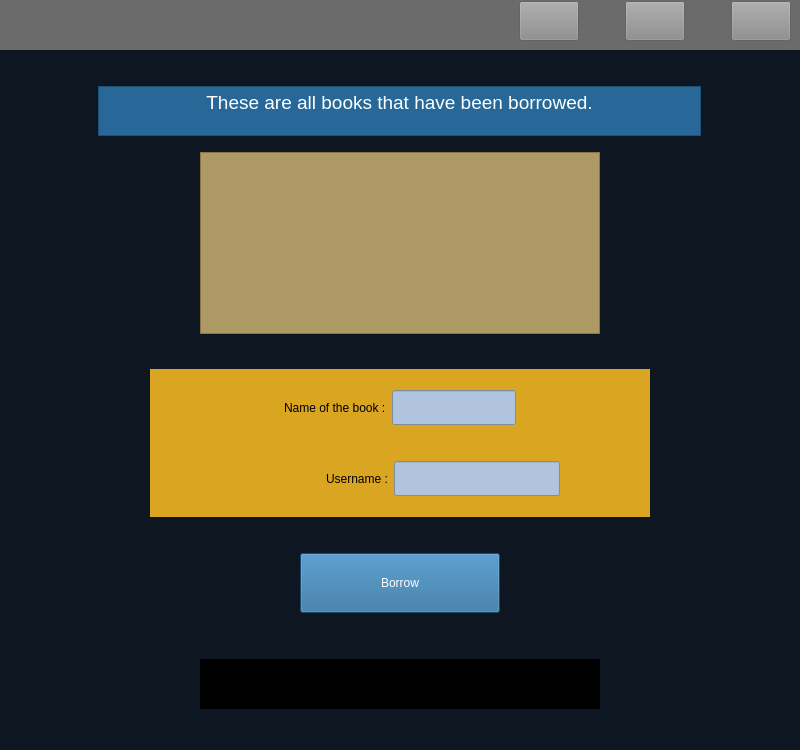
<?xml version="1.0" encoding="UTF-8"?>
<ui version="4.0">
 <class>borrow</class>
 <widget class="QWidget" name="borrow">
  <property name="geometry">
   <rect>
    <x>0</x>
    <y>0</y>
    <width>800</width>
    <height>750</height>
   </rect>
  </property>
  <property name="windowTitle">
   <string>Form</string>
  </property>
  <property name="styleSheet">
   <string notr="true">#borrow
{
background-color : rgb(14, 22, 33)
}

#top
{
background-color : rgb(107, 107, 107)
}

#back::hover
{
	background-color: rgb(206, 206, 206);
}

#back
{
background-color : rgb(140, 140, 140) ;
border-color: rgb(0, 0, 0);
}
#close
{
background-color : rgb(140, 140, 140) ;
}

#close::hover
{
background-color : red 
}

#reload::hover
{
	background-color: rgb(206, 206, 206);
}

#reload
{
background-color : rgb(140, 140, 140) ;
border-color: rgb(0, 0, 0);
}

#specification
{
	background-color: rgb(218, 165, 32);
}
#bookname
{
	color: rgb(79, 59, 33);
background-color : rgb(176, 196, 222)
}

#username
{
background-color : rgb(176, 196, 222) ;
color: rgb(79, 59, 33);
}

#textBrowser_2
{
	color: rgb(255, 255, 255);
	background-color: rgb(39, 104, 153);
}

#borrow_2
{
    color: rgb(255, 255, 255);
	background-color: rgb(39, 104, 153);
}

#textBrowser_3
{
	background-color: rgb(0, 0, 0);
	color: rgb(178, 34, 34);
	font: 10pt &quot;MS Shell Dlg 2&quot;;
}

#textBrowser
{
    font: 10pt &quot;MS Shell Dlg 2&quot;;
	background-color: rgb(174, 154, 100);
	color: rgb(29, 29, 27);
}
</string>
  </property>
  <layout class="QVBoxLayout" name="verticalLayout">
   <property name="leftMargin">
    <number>0</number>
   </property>
   <property name="topMargin">
    <number>0</number>
   </property>
   <property name="rightMargin">
    <number>0</number>
   </property>
   <item>
    <layout class="QVBoxLayout" name="verticalLayout_2">
     <property name="bottomMargin">
      <number>0</number>
     </property>
     <item>
      <widget class="QWidget" name="top" native="true">
       <layout class="QHBoxLayout" name="horizontalLayout">
        <property name="topMargin">
         <number>1</number>
        </property>
        <item>
         <spacer name="horizontalSpacer">
          <property name="orientation">
           <enum>Qt::Horizontal</enum>
          </property>
          <property name="sizeHint" stdset="0">
           <size>
            <width>40</width>
            <height>20</height>
           </size>
          </property>
         </spacer>
        </item>
        <item>
         <widget class="QPushButton" name="back">
          <property name="minimumSize">
           <size>
            <width>60</width>
            <height>40</height>
           </size>
          </property>
          <property name="text">
           <string/>
          </property>
          <property name="icon">
           <iconset resource="resource.qrc">
            <normaloff>:/icons/back.png</normaloff>:/icons/back.png</iconset>
          </property>
          <property name="iconSize">
           <size>
            <width>23</width>
            <height>23</height>
           </size>
          </property>
         </widget>
        </item>
        <item>
         <spacer name="horizontalSpacer_15">
          <property name="orientation">
           <enum>Qt::Horizontal</enum>
          </property>
          <property name="sizeType">
           <enum>QSizePolicy::Fixed</enum>
          </property>
          <property name="sizeHint" stdset="0">
           <size>
            <width>40</width>
            <height>20</height>
           </size>
          </property>
         </spacer>
        </item>
        <item>
         <widget class="QPushButton" name="reload">
          <property name="minimumSize">
           <size>
            <width>60</width>
            <height>40</height>
           </size>
          </property>
          <property name="text">
           <string/>
          </property>
          <property name="icon">
           <iconset resource="resource.qrc">
            <normaloff>:/icons/reload.png</normaloff>:/icons/reload.png</iconset>
          </property>
          <property name="iconSize">
           <size>
            <width>23</width>
            <height>23</height>
           </size>
          </property>
         </widget>
        </item>
        <item>
         <spacer name="horizontalSpacer_2">
          <property name="orientation">
           <enum>Qt::Horizontal</enum>
          </property>
          <property name="sizeType">
           <enum>QSizePolicy::Fixed</enum>
          </property>
          <property name="sizeHint" stdset="0">
           <size>
            <width>40</width>
            <height>20</height>
           </size>
          </property>
         </spacer>
        </item>
        <item>
         <widget class="QPushButton" name="close">
          <property name="sizePolicy">
           <sizepolicy hsizetype="Fixed" vsizetype="Fixed">
            <horstretch>60</horstretch>
            <verstretch>0</verstretch>
           </sizepolicy>
          </property>
          <property name="minimumSize">
           <size>
            <width>60</width>
            <height>40</height>
           </size>
          </property>
          <property name="text">
           <string/>
          </property>
          <property name="icon">
           <iconset resource="resource.qrc">
            <normaloff>:/icons/close.png</normaloff>:/icons/close.png</iconset>
          </property>
          <property name="iconSize">
           <size>
            <width>23</width>
            <height>23</height>
           </size>
          </property>
         </widget>
        </item>
       </layout>
      </widget>
     </item>
     <item>
      <spacer name="verticalSpacer_2">
       <property name="orientation">
        <enum>Qt::Vertical</enum>
       </property>
       <property name="sizeType">
        <enum>QSizePolicy::Expanding</enum>
       </property>
       <property name="sizeHint" stdset="0">
        <size>
         <width>20</width>
         <height>40</height>
        </size>
       </property>
      </spacer>
     </item>
     <item>
      <layout class="QHBoxLayout" name="horizontalLayout_3">
       <property name="topMargin">
        <number>0</number>
       </property>
       <item>
        <spacer name="horizontalSpacer_5">
         <property name="orientation">
          <enum>Qt::Horizontal</enum>
         </property>
         <property name="sizeType">
          <enum>QSizePolicy::Fixed</enum>
         </property>
         <property name="sizeHint" stdset="0">
          <size>
           <width>60</width>
           <height>20</height>
          </size>
         </property>
        </spacer>
       </item>
       <item>
        <widget class="QTextBrowser" name="textBrowser_2">
         <property name="sizePolicy">
          <sizepolicy hsizetype="Fixed" vsizetype="Fixed">
           <horstretch>0</horstretch>
           <verstretch>50</verstretch>
          </sizepolicy>
         </property>
         <property name="minimumSize">
          <size>
           <width>0</width>
           <height>50</height>
          </size>
         </property>
         <property name="maximumSize">
          <size>
           <width>603</width>
           <height>60</height>
          </size>
         </property>
         <property name="html">
          <string>&lt;!DOCTYPE HTML PUBLIC &quot;-//W3C//DTD HTML 4.0//EN&quot; &quot;http://www.w3.org/TR/REC-html40/strict.dtd&quot;&gt;
&lt;html&gt;&lt;head&gt;&lt;meta name=&quot;qrichtext&quot; content=&quot;1&quot; /&gt;&lt;style type=&quot;text/css&quot;&gt;
p, li { white-space: pre-wrap; }
&lt;/style&gt;&lt;/head&gt;&lt;body style=&quot; font-family:'MS Shell Dlg 2'; font-size:8.05594pt; font-weight:400; font-style:normal;&quot;&gt;
&lt;p align=&quot;center&quot; style=&quot; margin-top:0px; margin-bottom:0px; margin-left:0px; margin-right:0px; -qt-block-indent:0; text-indent:0px;&quot;&gt;&lt;span style=&quot; font-size:14pt;&quot;&gt;These are all books that have been borrowed.&lt;/span&gt;&lt;/p&gt;&lt;/body&gt;&lt;/html&gt;</string>
         </property>
        </widget>
       </item>
       <item>
        <spacer name="horizontalSpacer_6">
         <property name="orientation">
          <enum>Qt::Horizontal</enum>
         </property>
         <property name="sizeType">
          <enum>QSizePolicy::Fixed</enum>
         </property>
         <property name="sizeHint" stdset="0">
          <size>
           <width>60</width>
           <height>20</height>
          </size>
         </property>
        </spacer>
       </item>
      </layout>
     </item>
     <item>
      <spacer name="verticalSpacer_3">
       <property name="orientation">
        <enum>Qt::Vertical</enum>
       </property>
       <property name="sizeType">
        <enum>QSizePolicy::Fixed</enum>
       </property>
       <property name="sizeHint" stdset="0">
        <size>
         <width>20</width>
         <height>10</height>
        </size>
       </property>
      </spacer>
     </item>
     <item>
      <layout class="QHBoxLayout" name="horizontalLayout_2">
       <property name="topMargin">
        <number>0</number>
       </property>
       <item>
        <spacer name="horizontalSpacer_3">
         <property name="orientation">
          <enum>Qt::Horizontal</enum>
         </property>
         <property name="sizeType">
          <enum>QSizePolicy::Fixed</enum>
         </property>
         <property name="sizeHint" stdset="0">
          <size>
           <width>200</width>
           <height>20</height>
          </size>
         </property>
        </spacer>
       </item>
       <item>
        <widget class="QTextBrowser" name="textBrowser">
         <property name="maximumSize">
          <size>
           <width>16777215</width>
           <height>500</height>
          </size>
         </property>
         <property name="html">
          <string>&lt;!DOCTYPE HTML PUBLIC &quot;-//W3C//DTD HTML 4.0//EN&quot; &quot;http://www.w3.org/TR/REC-html40/strict.dtd&quot;&gt;
&lt;html&gt;&lt;head&gt;&lt;meta name=&quot;qrichtext&quot; content=&quot;1&quot; /&gt;&lt;style type=&quot;text/css&quot;&gt;
p, li { white-space: pre-wrap; }
&lt;/style&gt;&lt;/head&gt;&lt;body style=&quot; font-family:'MS Shell Dlg 2'; font-size:10pt; font-weight:400; font-style:normal;&quot;&gt;
&lt;p align=&quot;center&quot; style=&quot;-qt-paragraph-type:empty; margin-top:0px; margin-bottom:0px; margin-left:0px; margin-right:0px; -qt-block-indent:0; text-indent:0px; font-size:8.05594pt;&quot;&gt;&lt;br /&gt;&lt;/p&gt;&lt;/body&gt;&lt;/html&gt;</string>
         </property>
        </widget>
       </item>
       <item>
        <spacer name="horizontalSpacer_4">
         <property name="orientation">
          <enum>Qt::Horizontal</enum>
         </property>
         <property name="sizeType">
          <enum>QSizePolicy::Fixed</enum>
         </property>
         <property name="sizeHint" stdset="0">
          <size>
           <width>200</width>
           <height>20</height>
          </size>
         </property>
        </spacer>
       </item>
      </layout>
     </item>
     <item>
      <spacer name="verticalSpacer_4">
       <property name="orientation">
        <enum>Qt::Vertical</enum>
       </property>
       <property name="sizeType">
        <enum>QSizePolicy::Expanding</enum>
       </property>
       <property name="sizeHint" stdset="0">
        <size>
         <width>20</width>
         <height>40</height>
        </size>
       </property>
      </spacer>
     </item>
     <item>
      <layout class="QHBoxLayout" name="horizontalLayout_8">
       <property name="leftMargin">
        <number>0</number>
       </property>
       <property name="topMargin">
        <number>0</number>
       </property>
       <property name="rightMargin">
        <number>0</number>
       </property>
       <item>
        <spacer name="horizontalSpacer_18">
         <property name="orientation">
          <enum>Qt::Horizontal</enum>
         </property>
         <property name="sizeType">
          <enum>QSizePolicy::Fixed</enum>
         </property>
         <property name="sizeHint" stdset="0">
          <size>
           <width>150</width>
           <height>20</height>
          </size>
         </property>
        </spacer>
       </item>
       <item>
        <widget class="QWidget" name="specification" native="true">
         <layout class="QVBoxLayout" name="verticalLayout_4">
          <property name="topMargin">
           <number>1</number>
          </property>
          <property name="bottomMargin">
           <number>1</number>
          </property>
          <item>
           <spacer name="verticalSpacer">
            <property name="orientation">
             <enum>Qt::Vertical</enum>
            </property>
            <property name="sizeType">
             <enum>QSizePolicy::Fixed</enum>
            </property>
            <property name="sizeHint" stdset="0">
             <size>
              <width>20</width>
              <height>20</height>
             </size>
            </property>
           </spacer>
          </item>
          <item>
           <layout class="QHBoxLayout" name="horizontalLayout_9">
            <property name="topMargin">
             <number>0</number>
            </property>
            <item>
             <spacer name="horizontalSpacer_20">
              <property name="orientation">
               <enum>Qt::Horizontal</enum>
              </property>
              <property name="sizeType">
               <enum>QSizePolicy::Expanding</enum>
              </property>
              <property name="sizeHint" stdset="0">
               <size>
                <width>92</width>
                <height>20</height>
               </size>
              </property>
             </spacer>
            </item>
            <item>
             <widget class="QLabel" name="label">
              <property name="text">
               <string>Name of the book :</string>
              </property>
             </widget>
            </item>
            <item>
             <widget class="QLineEdit" name="bookname">
              <property name="minimumSize">
               <size>
                <width>0</width>
                <height>35</height>
               </size>
              </property>
              <property name="maximumSize">
               <size>
                <width>16777215</width>
                <height>35</height>
               </size>
              </property>
             </widget>
            </item>
            <item>
             <spacer name="horizontalSpacer_21">
              <property name="orientation">
               <enum>Qt::Horizontal</enum>
              </property>
              <property name="sizeType">
               <enum>QSizePolicy::Expanding</enum>
              </property>
              <property name="sizeHint" stdset="0">
               <size>
                <width>97</width>
                <height>20</height>
               </size>
              </property>
             </spacer>
            </item>
           </layout>
          </item>
          <item>
           <spacer name="verticalSpacer_10">
            <property name="orientation">
             <enum>Qt::Vertical</enum>
            </property>
            <property name="sizeHint" stdset="0">
             <size>
              <width>20</width>
              <height>40</height>
             </size>
            </property>
           </spacer>
          </item>
          <item>
           <layout class="QHBoxLayout" name="horizontalLayout_4">
            <property name="topMargin">
             <number>0</number>
            </property>
            <item>
             <spacer name="horizontalSpacer_7">
              <property name="orientation">
               <enum>Qt::Horizontal</enum>
              </property>
              <property name="sizeType">
               <enum>QSizePolicy::Expanding</enum>
              </property>
              <property name="sizeHint" stdset="0">
               <size>
                <width>144</width>
                <height>20</height>
               </size>
              </property>
             </spacer>
            </item>
            <item>
             <widget class="QLabel" name="label_2">
              <property name="text">
               <string>Username :</string>
              </property>
             </widget>
            </item>
            <item>
             <widget class="QLineEdit" name="username">
              <property name="minimumSize">
               <size>
                <width>0</width>
                <height>35</height>
               </size>
              </property>
              <property name="maximumSize">
               <size>
                <width>16777215</width>
                <height>35</height>
               </size>
              </property>
             </widget>
            </item>
            <item>
             <spacer name="horizontalSpacer_8">
              <property name="orientation">
               <enum>Qt::Horizontal</enum>
              </property>
              <property name="sizeType">
               <enum>QSizePolicy::Fixed</enum>
              </property>
              <property name="sizeHint" stdset="0">
               <size>
                <width>81</width>
                <height>20</height>
               </size>
              </property>
             </spacer>
            </item>
           </layout>
          </item>
          <item>
           <spacer name="verticalSpacer_6">
            <property name="orientation">
             <enum>Qt::Vertical</enum>
            </property>
            <property name="sizeType">
             <enum>QSizePolicy::Fixed</enum>
            </property>
            <property name="sizeHint" stdset="0">
             <size>
              <width>20</width>
              <height>20</height>
             </size>
            </property>
           </spacer>
          </item>
         </layout>
        </widget>
       </item>
       <item>
        <spacer name="horizontalSpacer_19">
         <property name="orientation">
          <enum>Qt::Horizontal</enum>
         </property>
         <property name="sizeType">
          <enum>QSizePolicy::Fixed</enum>
         </property>
         <property name="sizeHint" stdset="0">
          <size>
           <width>150</width>
           <height>20</height>
          </size>
         </property>
        </spacer>
       </item>
      </layout>
     </item>
     <item>
      <spacer name="verticalSpacer_9">
       <property name="orientation">
        <enum>Qt::Vertical</enum>
       </property>
       <property name="sizeHint" stdset="0">
        <size>
         <width>20</width>
         <height>40</height>
        </size>
       </property>
      </spacer>
     </item>
     <item>
      <layout class="QVBoxLayout" name="verticalLayout_3">
       <property name="topMargin">
        <number>0</number>
       </property>
       <property name="bottomMargin">
        <number>10</number>
       </property>
       <item>
        <layout class="QHBoxLayout" name="horizontalLayout_7">
         <property name="topMargin">
          <number>0</number>
         </property>
         <item>
          <spacer name="horizontalSpacer_16">
           <property name="orientation">
            <enum>Qt::Horizontal</enum>
           </property>
           <property name="sizeType">
            <enum>QSizePolicy::Fixed</enum>
           </property>
           <property name="sizeHint" stdset="0">
            <size>
             <width>300</width>
             <height>20</height>
            </size>
           </property>
          </spacer>
         </item>
         <item>
          <widget class="QPushButton" name="borrow_2">
           <property name="sizePolicy">
            <sizepolicy hsizetype="Fixed" vsizetype="Fixed">
             <horstretch>0</horstretch>
             <verstretch>0</verstretch>
            </sizepolicy>
           </property>
           <property name="minimumSize">
            <size>
             <width>0</width>
             <height>60</height>
            </size>
           </property>
           <property name="maximumSize">
            <size>
             <width>500</width>
             <height>80</height>
            </size>
           </property>
           <property name="text">
            <string>Borrow</string>
           </property>
          </widget>
         </item>
         <item>
          <spacer name="horizontalSpacer_17">
           <property name="orientation">
            <enum>Qt::Horizontal</enum>
           </property>
           <property name="sizeType">
            <enum>QSizePolicy::Fixed</enum>
           </property>
           <property name="sizeHint" stdset="0">
            <size>
             <width>300</width>
             <height>20</height>
            </size>
           </property>
          </spacer>
         </item>
        </layout>
       </item>
      </layout>
     </item>
     <item>
      <spacer name="verticalSpacer_7">
       <property name="orientation">
        <enum>Qt::Vertical</enum>
       </property>
       <property name="sizeHint" stdset="0">
        <size>
         <width>20</width>
         <height>40</height>
        </size>
       </property>
      </spacer>
     </item>
     <item>
      <layout class="QHBoxLayout" name="horizontalLayout_6">
       <property name="topMargin">
        <number>0</number>
       </property>
       <item>
        <spacer name="horizontalSpacer_10">
         <property name="orientation">
          <enum>Qt::Horizontal</enum>
         </property>
         <property name="sizeType">
          <enum>QSizePolicy::Fixed</enum>
         </property>
         <property name="sizeHint" stdset="0">
          <size>
           <width>200</width>
           <height>20</height>
          </size>
         </property>
        </spacer>
       </item>
       <item>
        <widget class="QTextBrowser" name="textBrowser_3">
         <property name="sizePolicy">
          <sizepolicy hsizetype="Fixed" vsizetype="Fixed">
           <horstretch>0</horstretch>
           <verstretch>0</verstretch>
          </sizepolicy>
         </property>
         <property name="maximumSize">
          <size>
           <width>400</width>
           <height>50</height>
          </size>
         </property>
         <property name="html">
          <string>&lt;!DOCTYPE HTML PUBLIC &quot;-//W3C//DTD HTML 4.0//EN&quot; &quot;http://www.w3.org/TR/REC-html40/strict.dtd&quot;&gt;
&lt;html&gt;&lt;head&gt;&lt;meta name=&quot;qrichtext&quot; content=&quot;1&quot; /&gt;&lt;style type=&quot;text/css&quot;&gt;
p, li { white-space: pre-wrap; }
&lt;/style&gt;&lt;/head&gt;&lt;body style=&quot; font-family:'MS Shell Dlg 2'; font-size:10pt; font-weight:400; font-style:normal;&quot;&gt;
&lt;p align=&quot;center&quot; style=&quot;-qt-paragraph-type:empty; margin-top:0px; margin-bottom:0px; margin-left:0px; margin-right:0px; -qt-block-indent:0; text-indent:0px; font-size:8.05594pt;&quot;&gt;&lt;br /&gt;&lt;/p&gt;&lt;/body&gt;&lt;/html&gt;</string>
         </property>
        </widget>
       </item>
       <item>
        <spacer name="horizontalSpacer_14">
         <property name="orientation">
          <enum>Qt::Horizontal</enum>
         </property>
         <property name="sizeType">
          <enum>QSizePolicy::Fixed</enum>
         </property>
         <property name="sizeHint" stdset="0">
          <size>
           <width>200</width>
           <height>20</height>
          </size>
         </property>
        </spacer>
       </item>
      </layout>
     </item>
     <item>
      <spacer name="verticalSpacer_5">
       <property name="orientation">
        <enum>Qt::Vertical</enum>
       </property>
       <property name="sizeHint" stdset="0">
        <size>
         <width>20</width>
         <height>40</height>
        </size>
       </property>
      </spacer>
     </item>
    </layout>
   </item>
  </layout>
 </widget>
 <resources>
  <include location="resource.qrc"/>
 </resources>
 <connections/>
</ui>
